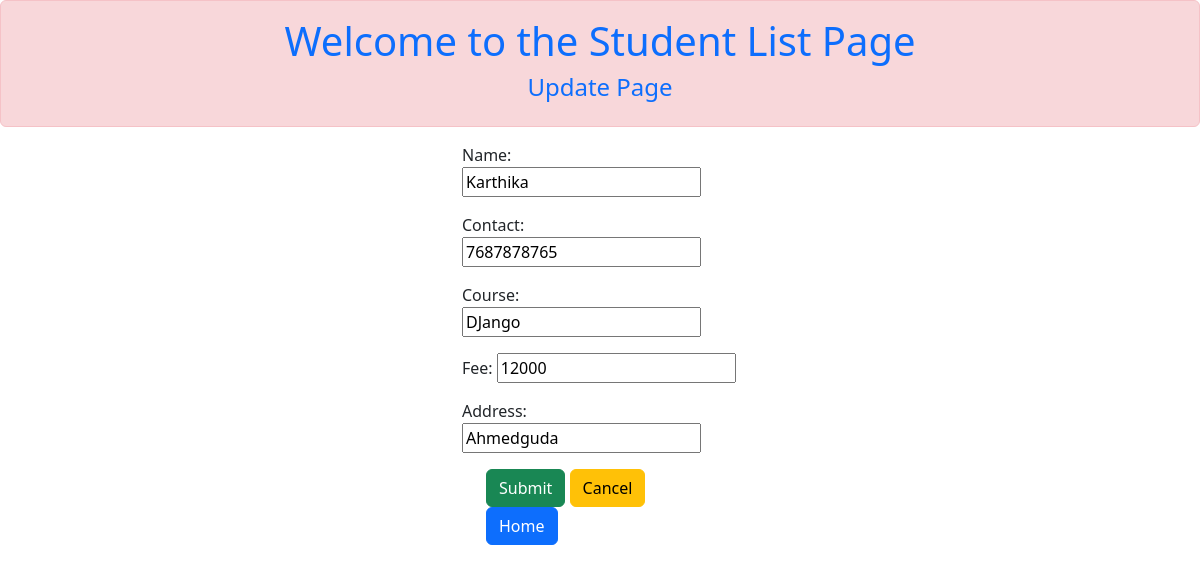
Screenshot of /update/2 with the database file from the repository.
### app1/models.py (models this page shows)
class Student(models.Model):
    name = models.CharField(max_length=30)
    contact = models.IntegerField(max_length=10)
    course = models.CharField(max_length=20)
    fee = models.PositiveIntegerField()
    address = models.CharField(max_length=100)

### app1/views.py (the view)
# urls.py: path('update/<int:id>', update, name='update'),
def update(request, id):
    student = Student.objects.get(id=id)
    form = StudentForm(instance=student)
    if request.method == 'POST':
        form = StudentForm(request.POST, instance=student)
        if form.is_valid():
            form.save()
            return redirect('studentdetail')
    return render(request, 'update.html', {'form': form, 'student': student})

### app1/forms.py
class StudentForm(forms.ModelForm):
    class Meta:
        model = Student
        fields = ['name', 'contact', 'course', 'fee','address']

### templates/update.html (shortened to what this page needs)
<!DOCTYPE html>
<html lang="en">
<head>
    <link href="https://cdn.jsdelivr.net/npm/bootstrap@5.2.0-beta1/dist/css/bootstrap.min.css" rel="stylesheet">
</head>
<body>
    <div class="alert alert-danger text-center text-primary h-25" >
        <h1>Welcome to the Student List Page</h1>
        <h4>Update Page</h4>
    </div>
    <div class="container w-25">
    <form method="post">
        {{form.as_p}}
        <div class="mx-4">
            <a href=""><button class="btn btn-success" type="submit">Submit</button></a>
            <a href=""><button class="btn btn-warning" type="reset">Cancel</button></a>
            <a href=""><button class="btn btn-primary" type="submit">Home</button></a>
        </div>
    </form>
    </div>
</body>
</html>

### rows the page displays
Student: name "Karthika", contact "7687878765", course "DJango", fee "12000", address "Ahmedguda"
